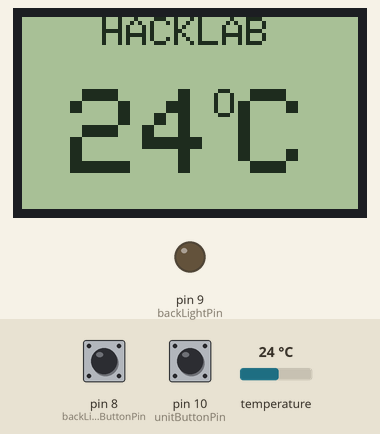
This sketch was run on a simulated Arduino Uno, built with avr-gcc and run on an emulated ATmega328P. On the bench: 84×48 one-colour display, output pins drawn as LEDs (lit = HIGH). The inputs (shaded band) are chosen by the test bench; at power-on: pin 10 (unitButtonPin) LOW, pin 8 (backLightButtonPin) LOW, temperature 24 °C.

Above: at 1.6 s.
1.7 s: pin 10 (unitButtonPin) pulled HIGH for 3.2 s
At 4.5 s:
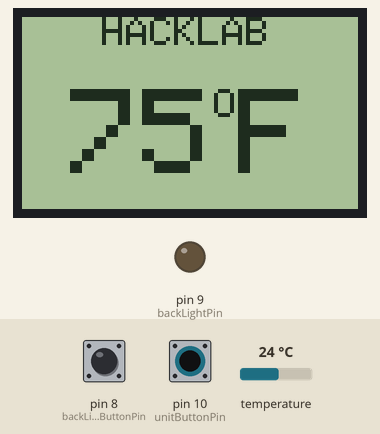
6.4 s: pin 8 (backLightButtonPin) pulled HIGH for 1.25 s
At 8.0 s:
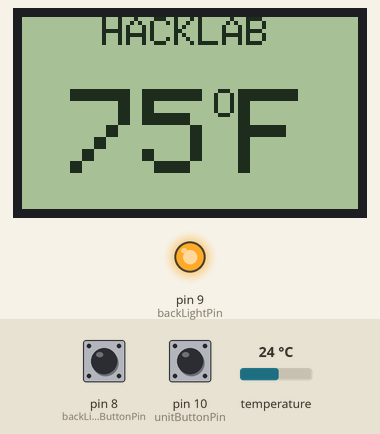
9.1 s: temperature set to 12 °C
At 10.4 s:
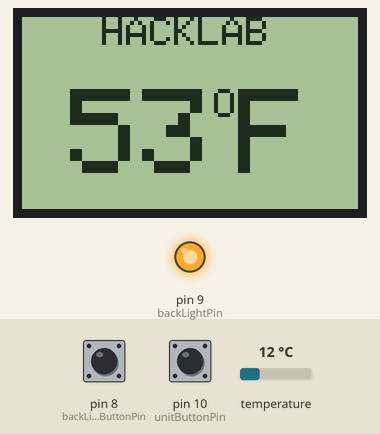
11.3 s: pin 10 (unitButtonPin) pulled HIGH for 1.25 s
At 12.7 s:
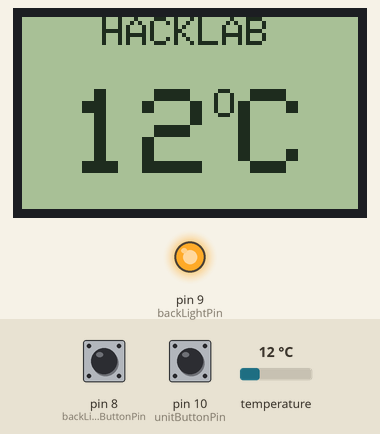
16.7 s: temperature set to 19 °C
At 18.6 s:
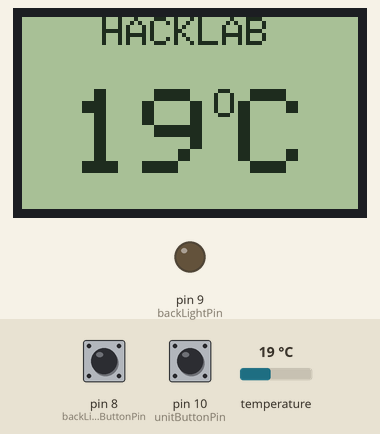
19.1 s: temperature set to 28 °C
At 21.0 s:
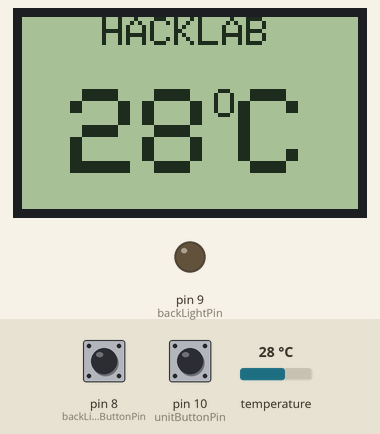
Timing chart, 0 to 22.1 s (numbered marks = the images above; inputs shaded):
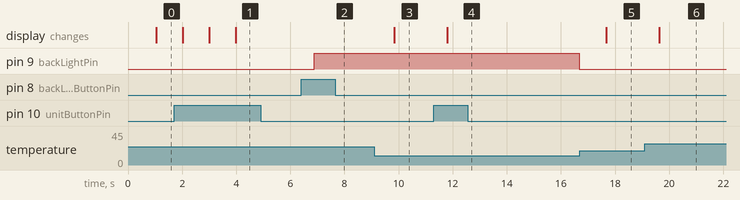

The sketch:

TempSensor.ino
```cpp
#include <SPI.h>

#include <Adafruit_GFX.h>
#include <Adafruit_PCD8544.h>

#include <OneWire.h>
#include <DallasTemperature.h>

// Setup the display
// Pin 3 - Reset
// Pin 4 - CE
// Pin 5 - DC
// Pin 6 - Din
// Pin 7 - Clk
Adafruit_PCD8544 display = Adafruit_PCD8544(7, 6, 5, 4, 3);

#define ONE_WIRE_BUS 2

OneWire oneWire(ONE_WIRE_BUS);
DallasTemperature sensors(&oneWire);

// Declare temperature variables globally
float temperature;
int tempWhole;
int tempDecimal;
char tempUnit = 'C';

// Declare all back light variables globally
const int backLightButtonPin = 8;
const int backLightPin = 9;
int backLightButtonState = LOW;
int backLightCount = 0;

// Declare the button pin and state which switches unit of measure
const int unitButtonPin = 10;
int unitButtonState = LOW;
int unitOfMeasure = 0;

void setup() {

    // Initialize the display and set the contrast
    display.begin();
    display.clearDisplay();
    display.display();
    display.setContrast(25);

    // Sets the text size and colour
    display.setTextColor(BLACK);

    // Init the sensors (in this case only one)
    sensors.begin();

    // Setup the digital pin
    pinMode(backLightButtonPin, INPUT);
    pinMode(backLightPin, OUTPUT);
    pinMode(unitButtonPin, INPUT);
}

void loop() {
    sensors.requestTemperatures();

    // Wait a second between measurements
    delay(200);

    // Initial font size and text
    display.clearDisplay();
    display.setTextSize(0);
	display.setCursor(20, 0);
	display.print("HACKLAB");


    // Read the button state and swith the back light on for 10 secs
    backLightButtonState = digitalRead(backLightButtonPin);
    if (backLightButtonState == HIGH) {
      	backLightCount = 10;
    }
    if (backLightCount > 0) {
		digitalWrite(backLightPin, HIGH);
		backLightCount -= 1;
    }
    else {
      	digitalWrite(backLightPin, LOW);
    }

	// Read the unit of measure button state and calculate accordingly
    unitButtonState = digitalRead(unitButtonPin);
    if (unitButtonState == HIGH) {
		if (unitOfMeasure == 0) {
			unitOfMeasure = 1;
		}
		else {
			unitOfMeasure = 0;
		}
    }

    // Get the temperature, determine unit of measure and split the decimals out
    // for display purposes
    if (unitOfMeasure == 1) {
		temperature = sensors.getTempFByIndex(0);
		tempUnit = 'F';
    }
    else {
		temperature = sensors.getTempCByIndex(0);
		tempUnit = 'C';
    }

	// Cast the temperature as an integer
    tempWhole = temperature;

    // Display the split temperature to the screen
    display.println("");
    display.setTextSize(3);
	display.setCursor(12, 18);
    display.print(tempWhole);
    display.setTextSize(0);
    display.print("O");
	display.setTextSize(3);
	display.println(tempUnit);

    // Send to the display
    display.display();
}
```

Measured:
- after the input at 1.7 s, the display: changes after 0.32 s (image 1)
- after the input at 6.4 s, pin 9 (backLightPin): LOW → HIGH after 0.48 s
- after the input at 9.1 s, the display: changes after 0.75 s (image 3)
- after the input at 11.3 s, the display: changes after 0.50 s (image 4)
- after the input at 16.7 s, the display: changes after 0.98 s (image 5)
- after the input at 19.1 s, the display: changes after 0.53 s (image 6)
